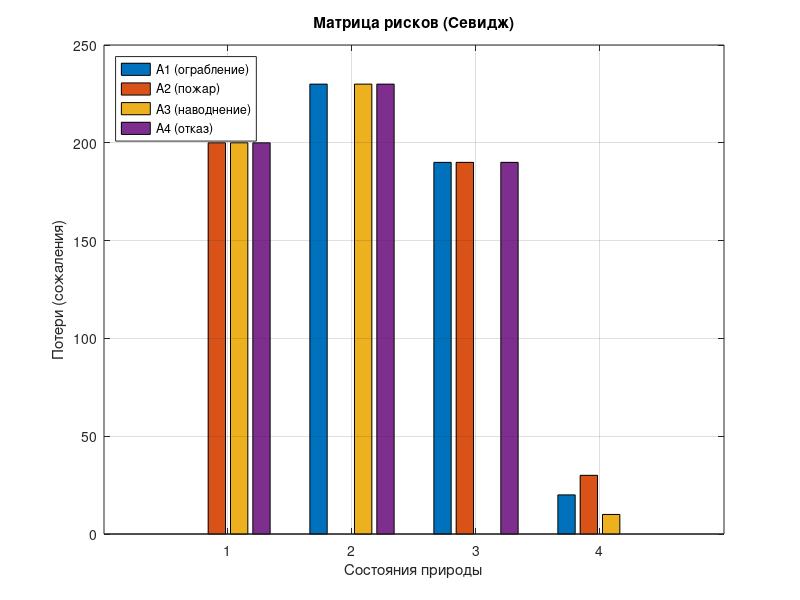

The MATLAB script that drew this image:
% =========================================================
% ЛР12 — страхование (критерии + риски)
% =========================================================

clear;
clc;

%% =========================================================
% Матрица выигрышей/убытков
% =========================================================

A = [
   100  -120  -100  -20;
  -100   110  -100  -30;
  -100  -120    90  -10;
  -100  -120  -100    0
];

labels = {'A1 (ограбление)','A2 (пожар)','A3 (наводнение)','A4 (отказ)'};

%% =========================================================
% Критерий Лапласа
% =========================================================

laplace = mean(A,2);

%% =========================================================
% Критерий Вальда
% =========================================================

wald = min(A,[],2);

%% =========================================================
% Критерий Севиджа (матрица рисков)
% =========================================================

best = max(A);
regret = best - A;
savage = max(regret,[],2);

%% =========================================================
% Критерий Гурвица
% =========================================================

alpha = 0.6;
hurwicz = alpha*max(A,[],2) + (1-alpha)*min(A,[],2);

%% =========================================================
% Выбор стратегий
% =========================================================

[~, lap] = max(laplace);
[~, wal] = max(wald);
[~, sav] = min(savage);
[~, hur] = max(hurwicz);

%% =========================================================
% Вывод в консоль
% =========================================================

fprintf('Лаплас: A%d\n', lap);
fprintf('Вальд: A%d\n', wal);
fprintf('Севидж: A%d\n', sav);
fprintf('Гурвиц: A%d\n', hur);

%% =========================================================
% График рисков (Севидж)
% =========================================================

figure('Visible','off');

bar(regret','grouped');

title('Матрица рисков (Севидж)');
xlabel('Состояния природы');
ylabel('Потери (сожаления)');
legend(labels,'Location','northwest');
grid on;

exportgraphics(gcf,'lab12_insurance_risk.png','Resolution',300);
close(gcf);

%% =========================================================
% Сохранение результатов
% =========================================================

fileID = fopen('lab12_insurance_result.txt','w');

fprintf(fileID,'ЛР12 — страхование\n\n');

fprintf(fileID,'Лаплас: A%d\n', lap);
fprintf(fileID,'Вальд: A%d\n', wal);
fprintf(fileID,'Севидж: A%d\n', sav);
fprintf(fileID,'Гурвиц: A%d\n', hur);

fprintf(fileID,'\nМатрица выигрышей:\n');
fprintf(fileID,'%d %d %d %d\n', A');

fprintf(fileID,'\nМатрица рисков:\n');
fprintf(fileID,'%d %d %d %d\n', regret');

fclose(fileID);

disp('Готово: lab12_insurance_result.txt и lab12_insurance_risk.png');
